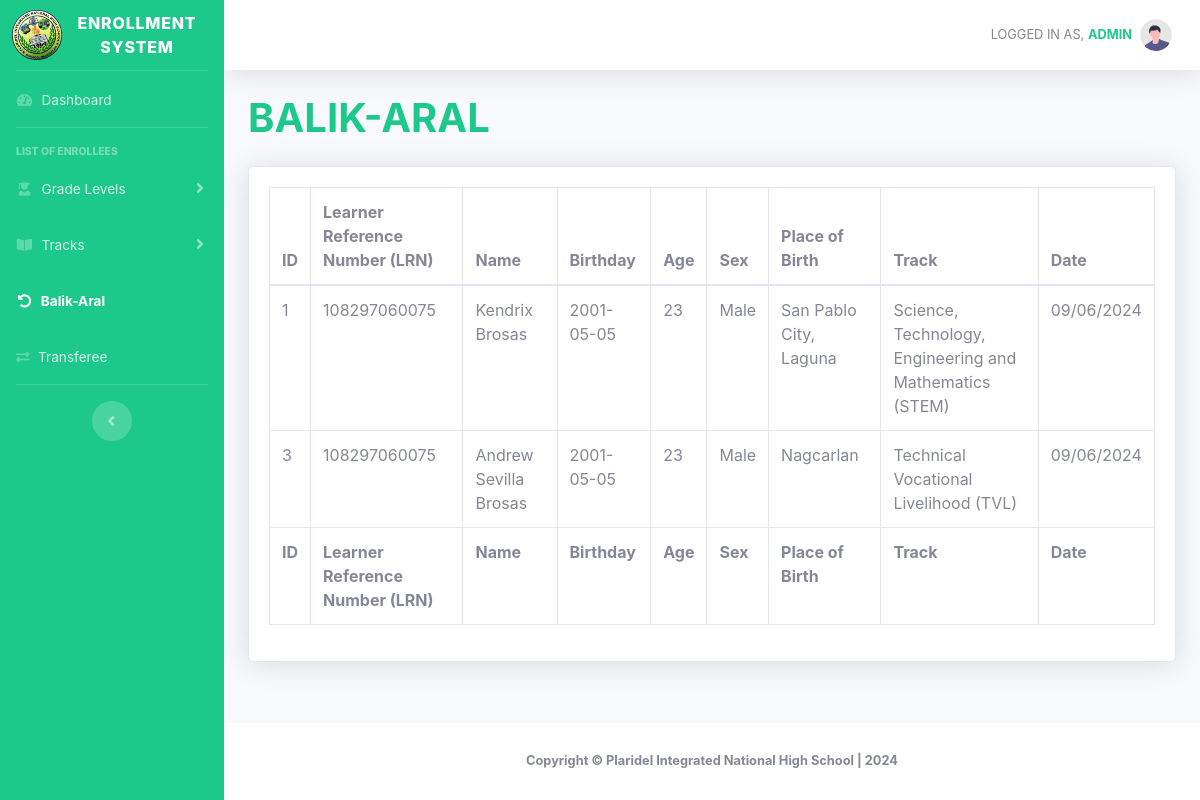
The app's page /balik-aral.php (signed in), older data.
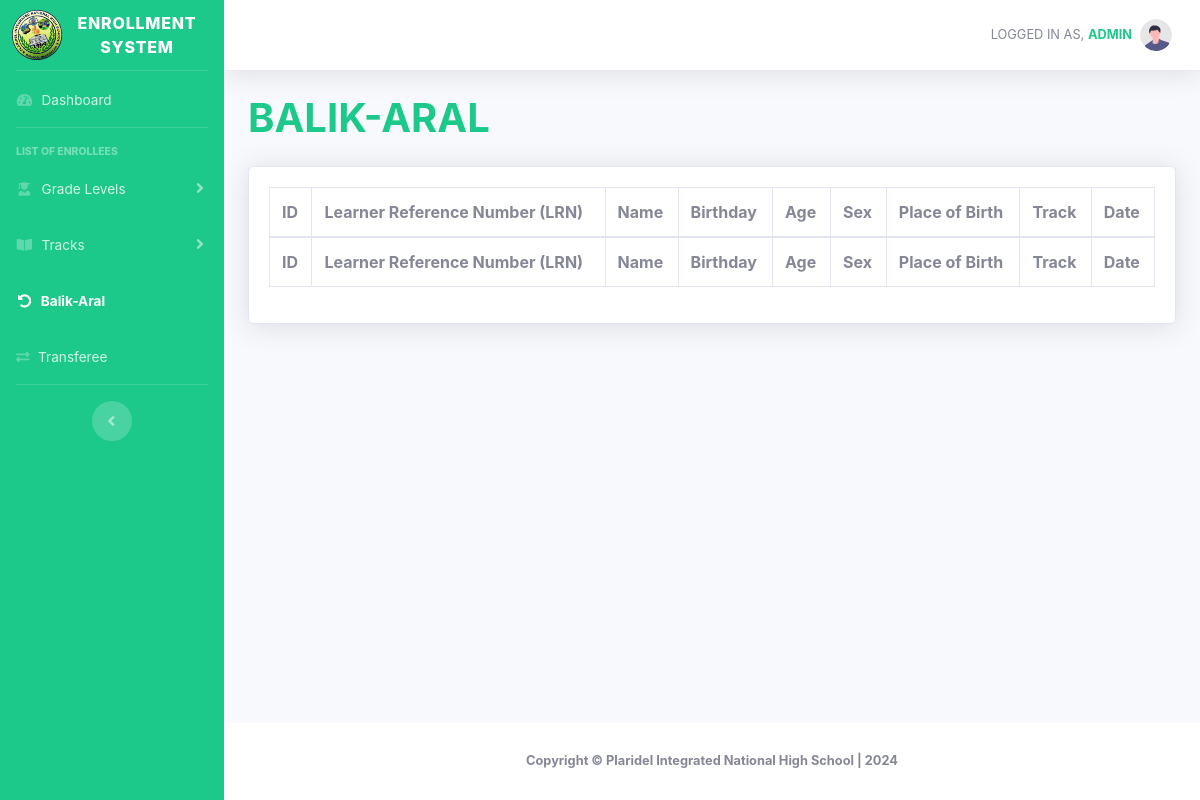
The same page, newer data.
### tables this page shows
CREATE TABLE `enrollment` (
  `id` int(11) NOT NULL,
  `schoolyear` varchar(100) NOT NULL,
  `gradelevel` varchar(100) NOT NULL,
  `lrn` varchar(100) NOT NULL,
  `reference` varchar(100) NOT NULL,
  `balikaral` varchar(100) NOT NULL,
  `transfer` varchar(100) NOT NULL,
  `birthnumber` varchar(100) NOT NULL,
  `lastname` varchar(100) NOT NULL,
  `firstname` varchar(100) NOT NULL,
  `middlename` varchar(100) NOT NULL,
  `extension` varchar(100) NOT NULL,
  `sex` varchar(100) NOT NULL,
  `birthday` varchar(100) NOT NULL,
  `age` varchar(100) NOT NULL,
  `mother_tongue` varchar(100) NOT NULL,
  `placeofbirth` varchar(100) NOT NULL,
  `ip` varchar(100) NOT NULL,
  `indigenous` varchar(100) NOT NULL,
  `pantawid` varchar(100) NOT NULL,
  `pantawidProgram` varchar(100) NOT NULL,
  `disability` varchar(100) NOT NULL,
  `learnerdisability` varchar(100) NOT NULL,
  `housenumber_text` varchar(100) NOT NULL,
  `streetname_text` varchar(100) NOT NULL,
  `barangay_text` varchar(100) NOT NULL,
  `city_text` varchar(100) NOT NULL,
  `province_text` varchar(100) NOT NULL,
  `country_text` varchar(100) NOT NULL,
  `zipcode` varchar(100) NOT NULL,
  `permanent_housenumber_text` varchar(100) NOT NULL,
  `permanent_streetname_text` tinytext NOT NULL,
  `permanent_barangay_text` varchar(100) NOT NULL,
  `permanent_city_text` varchar(100) NOT NULL,
  `permanent_province_text` varchar(100) NOT NULL,
  `permanent_country_text` varchar(100) NOT NULL,
  `permanent_zipcode` varchar(100) NOT NULL,
  `fathers_lastname` varchar(100) NOT NULL,
  `fathers_firstname` varchar(100) NOT NULL,
  `fathers_middlename` varchar(100) NOT NULL,
  `fathers_phonenumber` varchar(100) NOT NULL,
  `mothers_lastname` varchar(100) NOT NULL,
  `mothers_firstname` varchar(100) NOT NULL,
  `mothers_middlename` varchar(100) NOT NULL,
  `mothers_phonenumber` varchar(100) NOT NULL,
  `guardians_lastname` varchar(100) NOT NULL,
  `guardians_firstname` varchar(100) NOT NULL,
  `guardians_middlename` varchar(100) NOT NULL,
  `guardians_phonenumber` varchar(100) NOT NULL,
  `lastgradelevel` varchar(100) NOT NULL,
  `lastschoolyear` varchar(100) NOT NULL,
  `lastschoolattended` varchar(100) NOT NULL,
  `schoolid` varchar(100) NOT NULL,
  `semester` varchar(100) NOT NULL,
  `track` varchar(100) NOT NULL,
  `strand` varchar(100) NOT NULL,
  `modality` varchar(100) NOT NULL,
  `date` varchar(100) NOT NULL,
  `time` varchar(100) NOT NULL
);

### balik-aral.php (the view, shortened to what this page needs)
<!DOCTYPE html>
<html lang="en">
<head>
    <link href="vendor/fontawesome-free/css/all.min.css" rel="stylesheet" type="text/css">
    <link href="css/sb-admin-2.min.css" rel="stylesheet">
    <link href="vendor/datatables/dataTables.bootstrap4.min.css" rel="stylesheet">
    <link rel="stylesheet" type="text/css" href="https://cdn.datatables.net/1.10.25/css/dataTables.bootstrap4.min.css">
    <link rel="stylesheet" type="text/css" href="https://cdn.datatables.net/buttons/1.7.1/css/buttons.bootstrap4.min.css">
</head>
<body id="page-top">
    <div id="wrapper">
        <ul class="navbar-nav bg-success sidebar sidebar-dark accordion" id="accordionSidebar">
            <a class="sidebar-brand d-flex align-items-center justify-content-center" href="adminhome">
                <div class="sidebar-brand-icon rotate-n-15">
                    <img width="50" src="assets/favicon.png" alt="">
                </div>
                <div class="sidebar-brand-text mx-3">ENROLLMENT SYSTEM</div>
            </a>
            <hr class="sidebar-divider my-0">
            <li class="nav-item">
                <a class="nav-link" href="adminhome">
                    <i class="fas fa-fw fa-tachometer-alt"></i>
                    <span>Dashboard</span></a>
            </li>
            <hr class="sidebar-divider">
            <div class="sidebar-heading">
                List of Enrollees
            </div>
            <li class="nav-item">
                <a class="nav-link collapsed" href="#" data-toggle="collapse" data-target="#collapseTwo" aria-expanded="true" aria-controls="collapseTwo">
                    <i class="fas fa-fw fa-user-graduate"></i>
                    <span>Grade Levels</span>
                </a>
            </li>
            <li class="nav-item">
                <a class="nav-link collapsed" href="#" data-toggle="collapse" data-target="#collapseUtilities" aria-expanded="true" aria-controls="collapseUtilities">
                    <i class="fas fa-fw fa-book-open"></i>
                    <span>Tracks</span>
                </a>
            </li>
            <li class="nav-item active">
                <a class="nav-link " href="balik-aral">
                    <i class="fas fa-fw fa-undo-alt"></i>
                    <span>Balik-Aral</span></a>
            </li>
            <li class="nav-item">
                <a class="nav-link" href="transferee">
                <i class="fas fa-exchange-alt"></i>
                    <span>Transferee</span></a>
            </li>
            <hr class="sidebar-divider d-none d-md-block">
            <div class="text-center d-none d-md-inline">
                <button class="rounded-circle border-0" id="sidebarToggle"></button>
            </div>
        </ul>
        <div id="content-wrapper" class="d-flex flex-column">
            <div id="content">
                <nav class="navbar navbar-expand navbar-light bg-white topbar mb-4 static-top shadow">
                    <ul class="navbar-nav ml-auto">
                        <li class="nav-item dropdown no-arrow">
                            <a class="nav-link dropdown-toggle" href="#" id="userDropdown" role="button" data-toggle="dropdown" aria-haspopup="true" aria-expanded="false">
                                <span class="mr-2 d-none d-lg-inline text-gray-600 small" style="text-transform:uppercase;">Logged in as, <span class="text-success"><strong><?php echo $_SESSION['user']; ?></strong></span></span>
                                <img class="img-profile rounded-circle" src="img/undraw_profile.svg">
                            </a>
                        </li>
                    </ul>
                </nav>
                <div class="container-fluid">
                    <div class="d-sm-flex align-items-center justify-content-between mb-4">
                        <h1 class="h1 mb-0 text-success" style="text-transform:uppercase;"><b>Balik-Aral</b></h1>
                    </div>
                    <div class="card shadow mb-4">
                        <div class="card-body">
                            <div class="table-responsive">
                                <table class="table table-bordered" id="dataTable" width="100%" cellspacing="0">
                                    <thead>
                                        <tr>
                                            <th>ID</th>
                                            <th>Learner Reference Number (LRN)</th>
                                            <th>Name</th>
                                            <th>Birthday</th>
                                            <th>Age</th>
                                            <th>Sex</th>
                                            <th>Place of Birth</th>
                                            <th>Track</th>
                                            <th>Date</th>
                                        </tr>
                                    </thead>
                                    <tfoot>
                                        <tr>
                                            <th>ID</th>
                                            <th>Learner Reference Number (LRN)</th>
                                            <th>Name</th>
                                            <th>Birthday</th>
                                            <th>Age</th>
                                            <th>Sex</th>
                                            <th>Place of Birth</th>
                                            <th>Track</th>
                                            <th>Date</th>
                                        </tr>
                                    </tfoot>
                                    <tbody>
                                        <?php
                                        include 'conn.php';
                                        $query = "SELECT * FROM enrollment WHERE balikaral = 'Yes'";
                                        $query_run = mysqli_query($conn, $query);
                                        if (mysqli_num_rows($query_run) > 0) {
                                            foreach ($query_run as $items) {
                                        ?>
                                                <tr>
                                                    <td>
                                                        <?= $items['id']; ?>
                                                    </td>
                                                    <td>
                                                        <?= $items['reference']; ?>
                                                    </td>
                                                    <td>
                                                        <?= $items['firstname'] . " " . $items['middlename'] . " " . $items['lastname'] ?>
                                                    </td>
                                                    <td>
                                                        <?= $items['birthday']; ?>
                                                    </td>
                                                    <td>
                                                        <?= $items['age']; ?>
                                                    </td>
                                                    <td>
                                                        <?= $items['sex']; ?>
                                                    </td>
                                                    <td>
                                                        <?= $items['placeofbirth']; ?>
                                                    </td>
                                                    <td>
                                                        <?= $items['track']; ?>
                                                    </td>
                                                    <td>
                                                        <?= $items['date']; ?>
                                                    </td>
                                                </tr>
                                        <?php
                                            }
                                        }
                                        ?>
                                    </tbody>
                                </table>
                            </div>
                        </div>
                    </div>
                </div>
            </div>
            <footer class="sticky-footer bg-white">
                <div class="container my-auto">
                    <div class="copyright text-center my-auto">
                        <span><b>Copyright &copy; Plaridel Integrated National High School | 2024</b></span>
                    </div>
                </div>
            </footer>
        </div>
    </div>
</body>
</html>

Row changes from the older to the newer data that the page shows:
removed enrollment: id "1", reference "108297060075", firstname "Kendrix", lastname "Brosas", birthday "2001-05-05", age "23", sex "Male", placeofbirth "San Pablo City, Laguna", track "Science, Technology, Engineering and Mathematics (STEM)", date "09/06/2024"
removed enrollment: id "3", reference "108297060075", firstname "Andrew", middlename "Sevilla", lastname "Brosas", birthday "2001-05-05", age "23", sex "Male", placeofbirth "Nagcarlan", track "Technical Vocational Livelihood (TVL)", date "09/06/2024"
